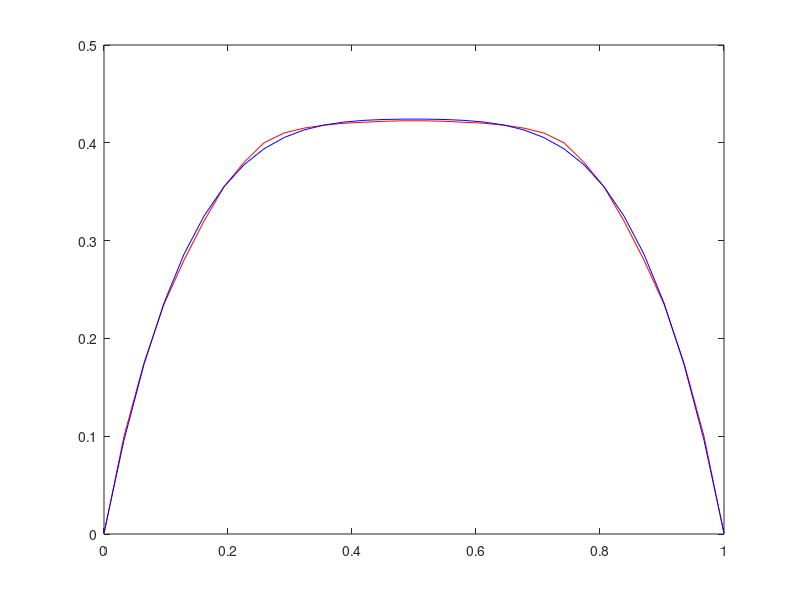

Write MATLAB code to recreate this figure.
x = [0:0.032258:1]

#y = [0,0.1,0.175,0.235,0.28,0.32,0.355,0.395,0.42,0.45,0.47,0.48,0.5,0.51,0.52,0.525,0.525,0.52,0.51,0.5,0.48,0.47,0.45,0.42,0.395,0.355,0.32,0.28,0.235,0.175,0.1,0];
#y = [0,0.1,0.175,0.235,0.28,0.32,0.355,0.395,0.42,0.43,0.43,0.43,0.43,0.43,0.43,0.43,0.43,0.43,0.43,0.43,0.43,0.43,0.43,0.42,0.395,0.355,0.32,0.28,0.235,0.175,0.1,0;
y = [0,0.1,0.175,0.235,0.28,0.32,0.355,0.38,0.4,0.41,0.415,0.418,0.42,0.421,0.422,0.4225,0.4225,0.422,0.421,0.42,0.418,0.415,0.41,0.4,0.38,0.355,0.32,0.28,0.235,0.175,0.1,0];

coff = polyfit(x, y, 4)
result = polyval(coff, x)

plot(x, y, 'r')
hold on
plot(x, result, 'b')
